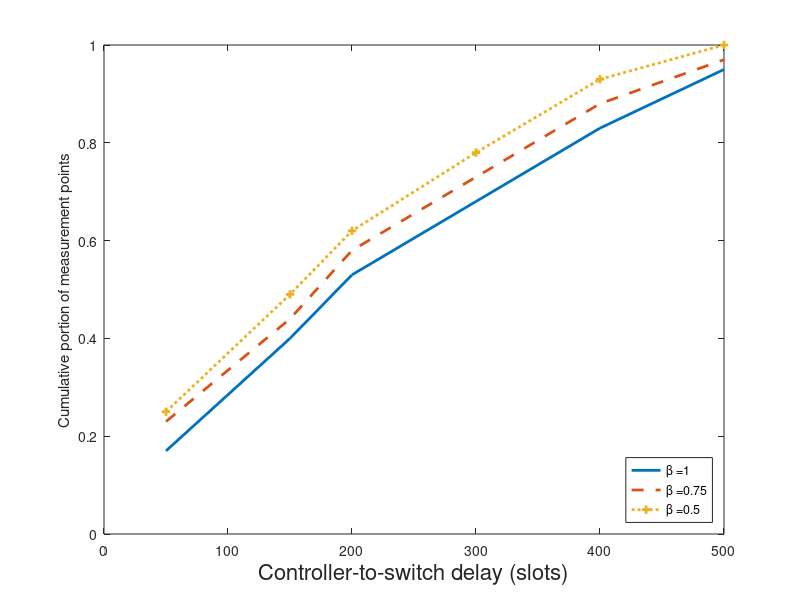

Reproduce this figure in MATLAB. (Note: this script raises an error after producing the figure.)
% xlim([1 12]);
% xticks(1:12);
%1a and 1b

%edges1a(1)=[];

%edges1b(1)=[];

edges1a_low=[1,2,3,4,5];
edges1a_high=[6,7,8,9,10,12];
edges1b_high=[50,150,200,300,400,500];
edges1b_low=[400,500,600,700,800,900];

%edges1b_low=[50   150   250   350   450   580];
%edges1b_high=[400,550,700,850,1000,1100];

delaysjoint_low =[  0.2 0.35 0.5 0.69 0.86 0.96   ; %kmeans 1
                    0.26 0.4 0.55 0.74 0.89 0.98   ; %kmeans 0.75
                    0.3 0.45 0.6 0.78 0.92 1   ; %kmeans 0.5
                ];
            
controllersjoint_low =[0.22 0.33 0.45 0.65 0.78 0.9   ; %kmeans 1
                       0.28 0.39 0.5 0.7 0.83 0.95   ; %kmeans 0.75
                       0.3 0.43 0.55 0.75 0.88 1     ; %kmeans 0.5
                   ];
               
delaysjoint_high =[  0.17 0.4 0.53 0.68 0.83 0.95   ; %kmeans 1
                     0.23 0.44  0.58 0.73  0.88 0.97   ; %kmeans 0.75
                     0.25 0.49 0.62 0.78 0.93 1   ; %kmeans 0.5
                   ];
            
controllersjoint_high =[  0.25 0.42 0.57 0.74 0.84 1   ; %kmeans 1
                          0.29 0.46  0.62 0.78  0.87 1   ; %kmeans 0.75
                          0.32 0.51 0.67 0.81 0.92 1   ; %kmeans 0.5
                       ];
                   
delaysjoint_highonos =[  0.14 0.37 0.5 0.64 0.8 0.93   ; %kmeans 1
                         0.2 0.42  0.55 0.7  0.84 0.97   ; %kmeans 0.75
                         0.256 0.49 0.62 0.78 0.94 1   ; %kmeans 0.5
                   ];
               
delaysjoint_lowonos =[  0.22 0.37 0.52 0.7 0.87 0.95   ; %kmeans 1
                        0.26 0.4 0.55 0.74 0.9 0.98   ; %kmeans 0.75
                        0.3 0.42 0.6 0.79 0.93 1   ; %kmeans 0.5
                      ];
vals1adat1=delaysjoint_high(1,:);
vals1adat2=delaysjoint_high(2,:);
vals1adat3=delaysjoint_high(3,:);
plot(edges1b_high,vals1adat1,'-','LineWidth',2);
hold on;
plot(edges1b_high,vals1adat2,'--','LineWidth',2);
plot(edges1b_high,vals1adat3,':+','LineWidth',2);
hold off
%title('Average controller-to-switch after 25 snaphsots')
ylabel('Cumulative portion of measurement points')
%xlabel('Controller-to-switch delay (slots)')
%ylabel('Cumulative portion of measurement points','fontsize',14)
xlabel('Controller-to-switch delay (slots)','fontsize',16)
%xlabel('Number of controllers','fontsize',16)
%lgd=legend( {'Joint','Periodic (Interval=10)','Static'}');
%lgd=legend({'Greedy(100%)','Greedy (75%)','Greedy (50%)'}');
lgd=legend({'\beta =1','\beta =0.75','\beta =0.5'}');
legend('Location','southeast')
%legend('Markersize','18')
lgd.FontSize = 12;
%set(legend,'box','off')
%set(gca,'xlim',1,12)

%set(gca,'XTick',0:5)
%set(gca,'XTickLabel',0:5)
xlim([edges1b_high(1), edges1b_high(end)]);
%set(gca,'XTick',0:100:900)
%set(gca,'XTickLabel',0:100:900)
f=figure(1)
%print -f -depsc -tiff cdf_jointdelay_high.eps